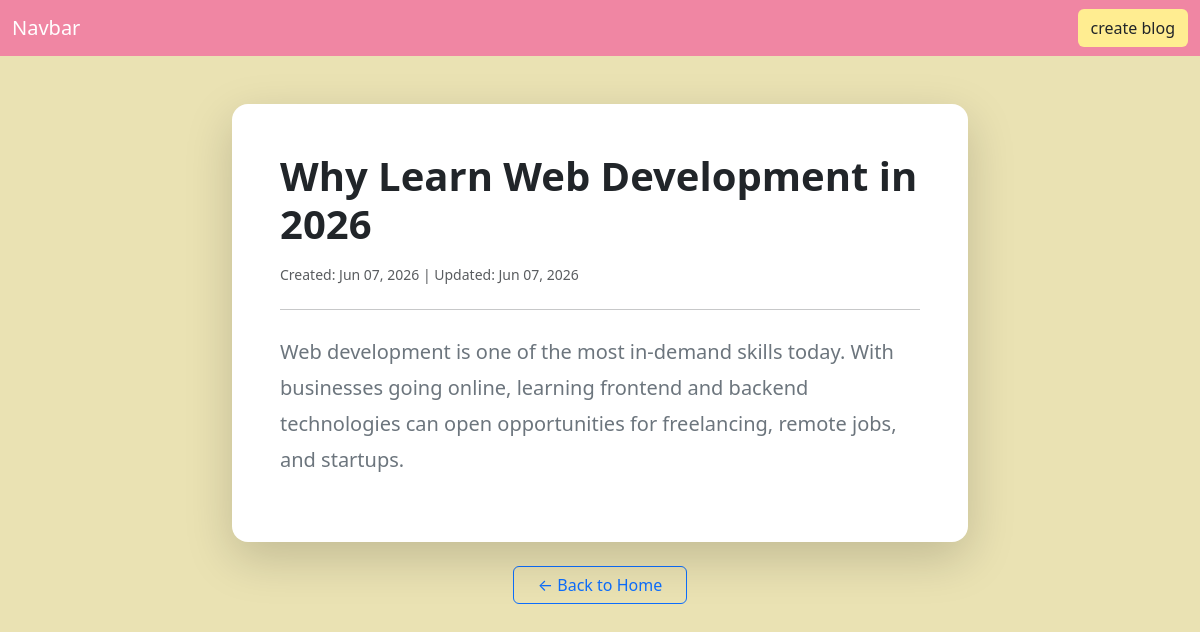
Screenshot of /blog/view/11 with the database file from the repository.
### blog/models.py (models this page shows, shortened)
class Blog(models.Model):
    title=models.CharField(max_length=44)
    description=models.TextField(max_length=555)
    created_at=models.DateTimeField(auto_now_add=True)
    updated_at=models.DateTimeField(auto_now=True)
    image=models.ImageField(blank=True)

### blog/views.py (the view)
# urls.py: path('blog/view/<int:id>',views.view_blog,name='view_blog'),
def view_blog(request,id):
   blog=Blog.objects.get(id=id)
   data={'blog':blog}
   return render(request,'view.html',data)

### templates/view.html (shortened to what this page needs)
{% extends 'base.html' %}
{% block content %}
<div class="container py-5">
    <div class="row justify-content-center">
        <div class="col-md-8">
            <div class="card border-0 shadow-lg rounded-4">
                <div class="card-body p-5">
                    <h1 class="fw-bold mb-3 text-dark">
                        {{ blog.title }}
                    </h1>
                    <div class="text-muted small mb-4">
                        Created: {{ blog.created_at|date:"M d, Y" }} |
                        Updated: {{ blog.updated_at|date:"M d, Y" }}
                    </div>
                    <hr>
                    <p class="fs-5 text-secondary mt-4" style="line-height: 1.8;">
                        {{ blog.description }}
                    </p>
                </div>
            </div>
            <div class="text-center mt-4">
                <a href="{% url 'home' %}" class="btn btn-outline-primary px-4">
                    ← Back to Home
                </a>
            </div>
        </div>
    </div>
</div>
{% endblock %}

### rows the page displays
Blog: title "Why Learn Web Development in 2026", created_at "Jun 07, 2026", updated_at "Jun 07, 2026", description "Web development is one of the most in-demand skills today. With businesses going online, learning frontend and backend technologies can open opportunities for freelancing, remote jobs, and startups."
